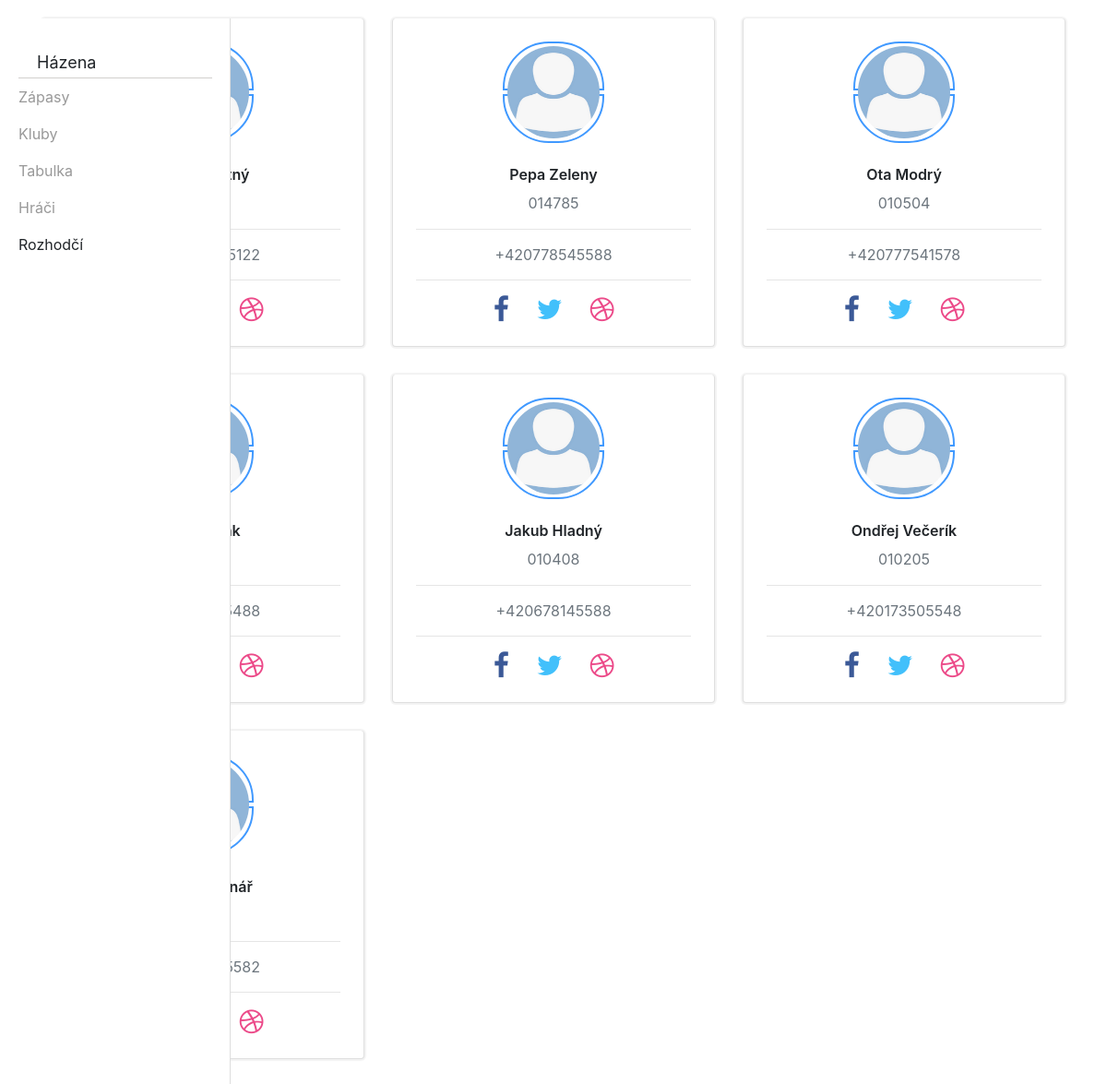
Screenshot of /rozhodci/ with the database file from the repository.
### HazenaIS/models.py (models this page shows, shortened)
class Rozhodci(models.Model):
    jmeno = models.CharField(max_length=50)
    prijmeni = models.CharField(max_length=50)
    rodne_cislo = models.CharField(max_length=25)
    telefon = models.CharField(max_length=25)

### HazenaIS/views.py (the view)
# urls.py: path('rozhodci/',HazenaIS.views.rozhodci, name='rozhodci'),
def rozhodci(request):
    r = Rozhodci.objects.all()
    return render(request, 'rozhodci.html', {'rozhodci':r})

### templates/rozhodci.html (shortened to what this page needs)
{% load static %}
<html lang="en">
    <head>
        <link rel="stylesheet" type="text/css" href="{% static 'css/rozhodci.css' %}"/>
        <link rel="stylesheet" type="text/css" href="{% static 'css/menu.css' %}"/>
        <link href="//maxcdn.bootstrapcdn.com/bootstrap/4.1.1/css/bootstrap.min.css" rel="stylesheet" id="bootstrap-css">
    </head>
    <body>
          <link href="https://maxcdn.bootstrapcdn.com/font-awesome/4.3.0/css/font-awesome.min.css" rel="stylesheet">
          <div id="sidebar-wrapper">
            <ul class="sidebar-nav">
                <li class="sidebar-brand">
                        Házena
                </li>
                <li>
                    <a href="{% url 'zapasy' %}">Zápasy</a>
                </li>
                <li>
                    <a href="{% url 'kluby' %}">Kluby</a>
                </li>
                <li>
                    <a href="{% url 'tabulka' %}">Tabulka</a>
                </li>
                <li>
                    <a href="{% url 'hraci' %}">Hráči</a>
                </li>
                <li>
                    Rozhodčí
                </li>
            </ul>
        </div>
<div id="page-content-wrapper">
<div class="container">
    <div class="row">
        {% for r in rozhodci %}
        <div class="col-md-4">
            <div class="card user-card">
                <div class="card-block">
                    <div class="user-image">
                        <img src="{% static 'img/profile.png' %}" class="img-radius" alt="User-Profile-Image">
                    </div>
                    <h6 class="f-w-600 m-t-25 m-b-10">{{r.jmeno}} {{r.prijmeni}}</h6>
                    <p class="text-muted">{{r.rodne_cislo}}</p>
                    <hr>
                    <p class="text-muted m-t-15">+420{{r.telefon}}</p>
                    <hr>
                    <div class="row justify-content-center user-social-link">
                        <div class="col-auto"><i class="fa fa-facebook text-facebook"></i></a></div>
                        <div class="col-auto"><i class="fa fa-twitter text-twitter"></i></a></div>
                        <div class="col-auto"><i class="fa fa-dribbble text-dribbble"></i></a></div>
                    </div>
                </div>
            </div>
        </div>
        {% endfor %}
	</div>
</div>
</div>
    </body>
</html>

### static/css/rozhodci.css (style rules this page uses)
body { margin-top:20px; background:#f3f3f3; }
.card.user-card { border-top: none; -webkit-box-shadow: 0 0 1px 2px rgba(0,0,0,0.05), 0 -2px 1px -2px rgba(0,0,0,0.04), 0 0 0 -1px rgba(0,0,0,0.05); box-shadow: 0 0 1px 2px rgba(0,0,0,0.05), 0 -2px 1px -2px rgba(0,0,0,0.04), 0 0 0 -1px rgba(0,0,0,0.05); -webkit-transition: all 150ms linear; transition: all 150ms linear; }
.card { border-radius: 5px; -webkit-box-shadow: 0 1px 2.94px 0.06px rgba(4,26,55,0.16); box-shadow: 0 1px 2.94px 0.06px rgba(4,26,55,0.16); border: none; margin-bottom: 30px; -webkit-transition: all 0.3s ease-in-out; transition: all 0.3s ease-in-out; }
.user-card .card-block { text-align: center; }
.card .card-block { padding: 25px; }
.user-card .card-block .user-image { position: relative; margin: 0 auto; display: inline-block; padding: 5px; width: 110px; height: 110px; }
.user-card .card-block .user-image img { z-index: 20; position: absolute; top: 5px; left: 5px; width: 100px; height: 100px; }
.img-radius { border-radius: 50%; }
.f-w-600 { font-weight: 600; }
.m-b-10 { margin-bottom: 10px; }
.m-t-25 { margin-top: 25px; }
.m-t-15 { margin-top: 15px; }
.card .card-block p { line-height: 1.4; }
.text-muted { color: #919aa3!important; }
.user-card .card-block .user-social-link i { font-size: 30px; }
.text-facebook { color: #3B5997; }
.text-twitter { color: #42C0FB; }
.text-dribbble { color: #EC4A89; }
.user-card .card-block .user-image:before { bottom: 0; border-bottom-left-radius: 50px; border-bottom-right-radius: 50px; }
.user-card .card-block .user-image:after, .user-card .card-block .user-image:before { content: ""; width: 100%; height: 48%; border: 2px solid #4099ff; position: absolute; left: 0; z-index: 10; }
.user-card .card-block .user-image:after { top: 0; border-top-left-radius: 50px; border-top-right-radius: 50px; }

### static/css/menu.css (style rules this page uses)
#sidebar-wrapper { z-index: 1000; position: fixed; left: 250px; width: 0; height: 100%; margin-left: -250px; margin-top: 20px; overflow-y: auto; background:#fff; -webkit-transition: all 0.5s ease; -moz-transition: all 0.5s ease; -o-transition: all 0.5s ease; transition: all 0.5s ease; }
#sidebar-wrapper { box-shadow: inset -1px 0px 0px 0px #DDDDDD; }
#page-content-wrapper { width: 100%; position: absolute; padding: 15px; }
.sidebar-nav { position: absolute; top: 0; width: 250px; margin: 0; padding: 0; list-style: none; }
.sidebar-nav li { text-indent: 20px; line-height: 40px; }
.sidebar-nav li a { display: block; text-decoration: none; color: #999999; }
.sidebar-nav > .sidebar-brand { height: 65px; font-size: 18px; line-height: 60px; }
@media (min-width:768px) { #sidebar-wrapper { width: 250px; } }
@media (min-width:768px) { #page-content-wrapper { padding: 20px; position: relative; } }
.sidebar-brand { border-bottom: 1px solid rgba(102, 97, 91, 0.3); }
.sidebar-brand { padding: 18px 0px; margin: 0 20px; }
p { font-size: 16px; line-height: 1.4em; }

### rows the page displays
Rozhodci: jmeno "Pepa", prijmeni "Zeleny", rodne_cislo "014785", telefon "778545588"
Rozhodci: jmeno "Ota", prijmeni "Modrý", rodne_cislo "010504", telefon "777541578"
Rozhodci: jmeno "Jakub", prijmeni "Hladný", rodne_cislo "010408", telefon "678145588"
Rozhodci: jmeno "Ondřej", prijmeni "Večerík", rodne_cislo "010205", telefon "173505548"
